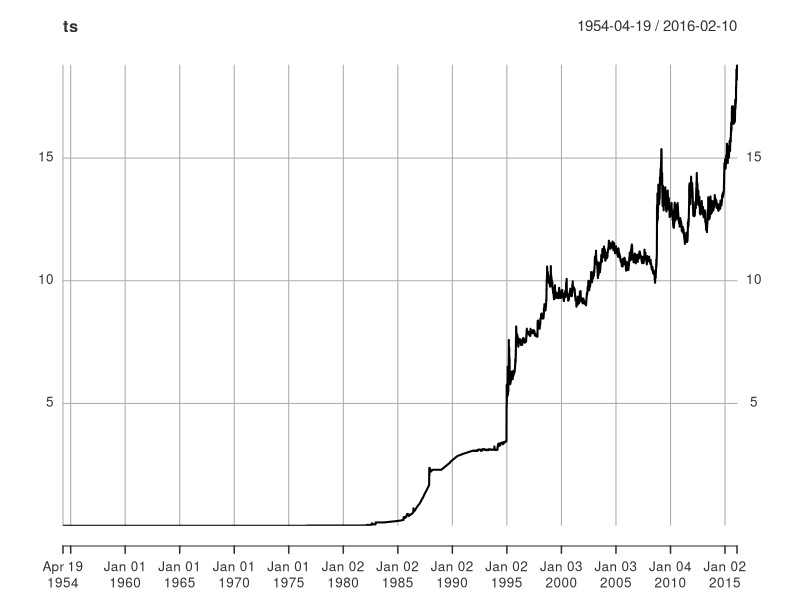

The R script that drew this image:
library(XML)
library(data.table)
library(xts)

# Sources are "http://www.federalreserve.gov/releases/h10/hist/dat00_mx.htm" and "http://www.federalreserve.gov/releases/h10/hist/dat96_mx.htm")
# sources <- c("2016.csv", "1999.csv")
usd_mxn <- read.csv("usdmxn.csv", stringsAsFactors = FALSE, strip.white=TRUE)
usd_mxn$Date <- as.Date(usd_mxn$Date, "%m/%d/%Y")
summary(usd_mxn)
ts <- xts(usd_mxn$Rate, usd_mxn$Date)
plot(ts)
